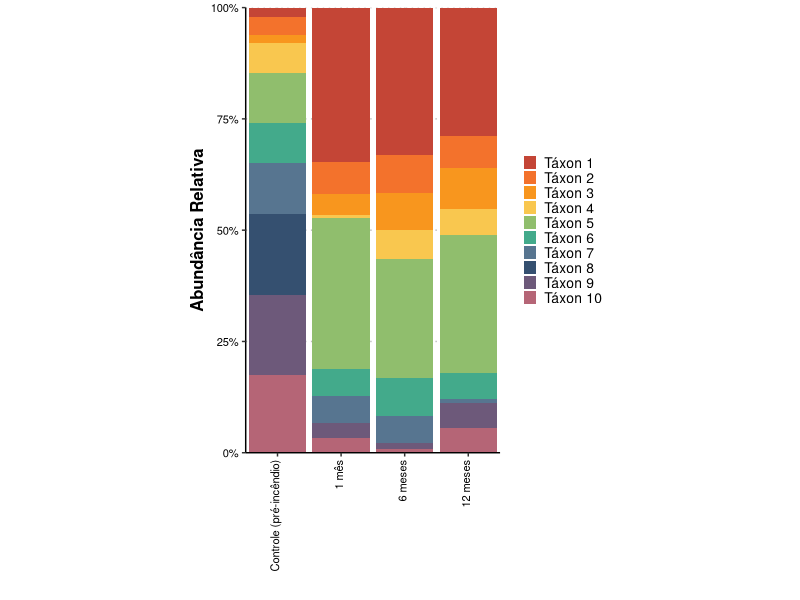
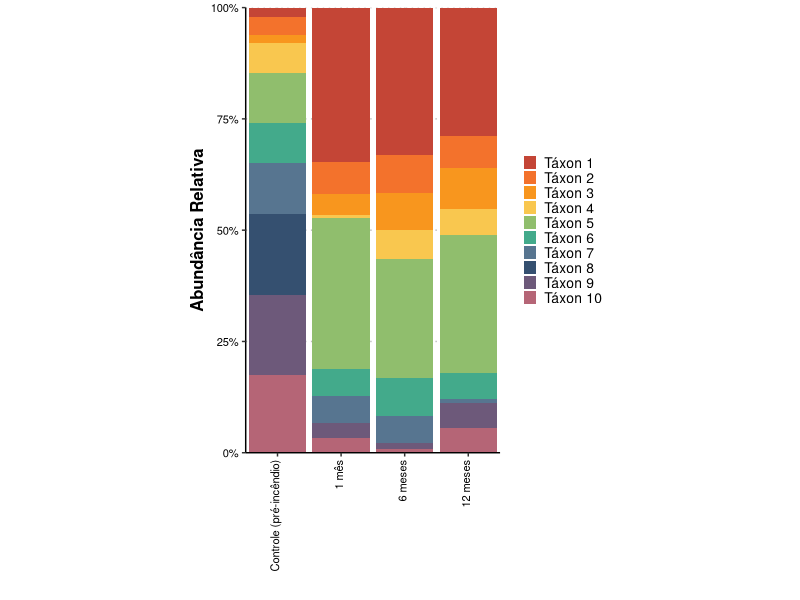

Source code (R) for these figures, in order:
# Script - Gráfico de Perfil relativo ---------------------------------------------------------

require(ggplot2)
require(dplyr)
require(tidyr)
require(stringr)
require(reshape2)
require(RColorBrewer)
require(plyr)

setwd("D:/Unesp/cursos/curso_MetagMaRe/Aval/scripts/")

set.seed(1)

# Gerando dados mock --------------------------------------------------------------------------

dt_barplot = data.frame("id" = "x")

for (i in c("T0", "T1", "T2", "T3")) {
  text = paste0("SAMPLE_", i)
  dt_barplot[[text]] = 0
}

for (i in 1:10) {
  
  dt_barplot[i,1] = paste0("Táxon ",i)
  
  dt_barplot[i,2:5] = 0
}

{
  
  dt_barplot[1:4,2] = rnorm(4, 50, 30)
  dt_barplot[5:7,2] = rnorm(3, 150, 30)
  dt_barplot[8:10,2] = rnorm(3, 250, 10)
  
  dt_barplot[1,3] = rnorm(1, 250, 20)
  dt_barplot[2:4,3] = rnorm(3, 50, 20)
  dt_barplot[5,3] = rnorm(1, 250, 20)
  dt_barplot[6:7,3] = rnorm(2, 50, 30)
  dt_barplot[8,3] = 0
  dt_barplot[9:10,3] = rnorm(2, 20, 8)
  
  dt_barplot[1,4] = rnorm(1, 250, 20)
  dt_barplot[2:4,4] = rnorm(3, 50, 20)
  dt_barplot[5,4] = rnorm(1, 250, 20)
  dt_barplot[6:7,4] = rnorm(2, 50, 30)
  dt_barplot[8,4] = 0
  dt_barplot[9:10,4] = rnorm(2, 10, 2)
  
  dt_barplot[1,5] = rnorm(1, 250, 20)
  dt_barplot[2:4,5] = rnorm(3, 50, 20)
  dt_barplot[5,5] = rnorm(1, 250, 20)
  dt_barplot[6:7,5] = rnorm(2, 50, 30)
  dt_barplot[8,5] = 0
  dt_barplot[9:10,5] = rnorm(2, 50, 10)
  
}

dt_barplot_comp = dt_barplot

for (i in seq(2,5)) {
  soma = sum(as.numeric(dt_barplot_comp[[i]]))
  dt_barplot_comp[i] = (as.numeric(dt_barplot_comp[[i]])/soma)
}

melt_barplot_comp = melt(dt_barplot_comp)

melt_barplot_comp[["id"]] = factor(melt_barplot_comp$id, levels = c(unique(melt_barplot_comp$id)))

melt_barplot_comp[["time"]] = 
  factor(rep(c(
    rep("Controle (pré-incêndio)", 10), rep("1 mês", 10), rep("6 meses", 10), rep("12 meses", 10))), 
    levels = c("Controle (pré-incêndio)", "1 mês", "6 meses", "12 meses"))

# Gráfico -------------------------------------------------------------------------------------

g1 <- ggplot(melt_barplot_comp, aes(fill=id, y=value, x=time)) + 
  geom_bar(position= position_stack(reverse = F), stat="identity", width = .9) +
  theme_classic() +
  scale_fill_manual(values = c("#c44536", "#f3722c", "#f8961e", "#f9c74f", "#90be6d","#43aa8b",
                               "#577590", "#355070", "#6d597a", "#b56576", "#e56b6f", "#eaac8b")) +
  xlab("") +
  ylab("Abundância Relativa") +
  
  theme(legend.position = "right",
        legend.text = element_text(size = 10),
        legend.key.width = unit(10, "pt"),
        legend.key.height = unit(10, "pt"),
        legend.title = element_blank(),
        
        axis.title.y = element_text(size = 12, face = "bold", colour = "black"),
        axis.title.x = element_text(size = 12, face = "bold", colour = "black"),
        axis.text.x = element_text(size = 8, colour = "black", angle = 90, vjust = 0.2, hjust = 1),
        axis.text.y = element_text(size = 8, colour = "black"),
        
        strip.text.y.left = element_blank(),
        strip.text.x = element_text(face = "bold", size = 10, hjust = .5),
        strip.placement = "outside",
        #strip.background.y = element_blank(),
        
        panel.spacing.x = unit(5, "pt"),
        panel.spacing.y = unit(2, "pt"),
        panel.grid.major = element_line(colour = 'gray75', linetype = 'dotted'), 
        panel.grid.minor = element_blank(),
        
        aspect.ratio = 1.75)  + 
  scale_y_continuous(labels = scales::percent_format(accuracy = 1), expand = c(0, 0)) +
  scale_x_discrete(expand = c(0.125, 0.125))

g1

ggsave("./figures/abundrel.png", 
       plot = g1, 
       dpi = 1200, 
       device = "png",
       width = 6, 
       height = 5)

# Fim -----------------------------------------------------------------------------------------
